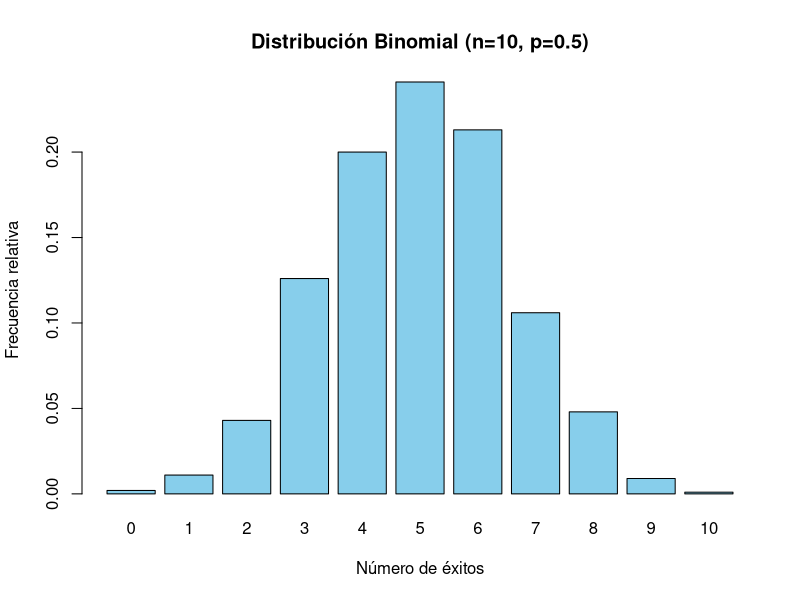

Write the R code that produced this figure.
# Simulación de una variable aleatoria discreta: Distribución Binomial
# Parámetros: n = 10 ensayos, p = 0.5 probabilidad de éxito
set.seed(123)  # Semilla para reproducibilidad
muestras <- rbinom(n = 1000, size = 10, prob = 0.5)

# Mostrar las primeras 20 simulaciones
head(muestras, 20)

# Tabla de frecuencias
tabla <- table(muestras)
print(tabla)

# Visualización del histograma
barplot(tabla / sum(tabla),
        main = "Distribución Binomial (n=10, p=0.5)",
        xlab = "Número de éxitos",
        ylab = "Frecuencia relativa",
        col = "skyblue")

